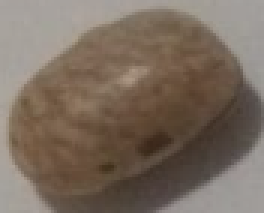
#> input picture recortados/amostra10_feijao_1.png, 88 x 71 px, found by its file name (shown 3 times larger); its folder holds only this picture in this run
$ jupyter execute --allow-errors classificacao_feijoes.ipynb
#> lines starting #> are read from the running program, lines starting #| are printed output that depends on the picture; after the words box and inside, x2 and y2 are one past the last pixel; in counts of white or black regions, pixels touching at a corner belong together
## Classificação de Imagens de Grãos de Feijão 🫘
#### O classificador tem as seguientes etapas
1ª Primeiro: realizamos o treinamento do modelo convolucional utilizando o TensorFlow, com o objetivo de distinguir entre feijões de qualidade normal (1) e estragados (0).

2ª Para avaliar a eficácia do modelo: utilizamos imagens contendo uma variedade de feijões. Empregamos técnicas de limiarização e identificação de contornos para individualizar cada feijão na imagem, sobre os quais aplicamos o modelo de classificação previamente treinado para determinar sua categoria.

##### Bibliotecas

[cell 1]
import os
import cv2
import numpy as np
import pandas as pd
import tensorflow as tf
from sklearn.model_selection import train_test_split

## Treinamento

- O código começa definindo o caminho para a pasta que contém as imagens a serem usadas no treinamento e o caminho para o arquivo xlsx que contém as classes associadas a cada imagem.

- A função carregar_imagens é definida para ler e redimensionar as imagens da pasta especificada. Ela itera sobre todos os arquivos na pasta, lê cada imagem usando OpenCV, redimensiona-as para o tamanho especificado e as armazena em um dicionário, onde as chaves são os nomes dos arquivos e os valores são as imagens redimensionadas.

- Concatenação das classes com as imagens, as rótulos de classe são lidos do arquivo xlsx e associados a cada imagem com base no nome do arquivo. As imagens e seus rótulos correspondentes são armazenados em duas listas separadas.

- O modelo é construído utilizando camadas convolucionais para extrair características das imagens, seguidas por camadas de pooling para reduzir a dimensionalidade e camadas densas para processar essas características.Após a construção do modelo, ele é compilado usando o otimizador 'adam', que é uma técnica de otimização popular para treinar redes neurais, a função de perda 'binary_crossentropy', escolhida devido ao problema de classificação binária, e a métrica de 'accuracy', que mede a precisão do modelo durante o treinamento.

- O treinamento do modelo é realizado utilizando o método fit, onde as imagens de treinamento e seus respectivos rótulos são fornecidos. O número de épocas é definido como 20, o que significa que o conjunto de dados completo será passado pela rede 20 vezes durante o treinamento. Durante este processo, o modelo ajusta seus pesos iterativamente para minimizar a função de perda, otimizando assim sua capacidade de realizar previsões precisas, por fim o modelo é salvo.

[cell 2]
# caminho para a pasta de imagens e o arquivo da planilha com as classes
pasta_imagens = r"C:\Users\sensix\Desktop\PESSOAL\PESSOAL\SCRIPTS\feijoes\classificacao_feijoes\recortados"
arquivo_planilha = r"C:\Users\sensix\Desktop\PESSOAL\PESSOAL\SCRIPTS\feijoes\classificacao_feijoes\nomes_das_imagens.xlsx"

# Função para carregar e redimensionar as imagens da pasta
def carregar_imagens(pasta, tamanho):
#> called with tamanho = (128, 128)
    imagens = {}
    for filename in os.listdir(pasta):
        img = cv2.imread(os.path.join(pasta, filename))
#> img is the input picture: shape (71, 88, 3); mean B, G, R 95.2, 108, 122.7
        if img is not None:
            img = cv2.resize(img, tamanho)
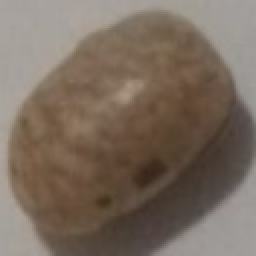
#> img: shape (128, 128, 3) (shown 2 times larger); mean B, G, R 95.1, 107.9, 122.6
            imagens[filename] = img
    return imagens

tamanho_imagem = (128, 128)

imagens_dict = carregar_imagens(pasta_imagens, tamanho_imagem)
#> imagens_dict = 1 item

# Converter as imagens para matrizes e normalização
imagens = np.array(list(imagens_dict.values())) / 255.0

# Concatenação das classes com as imagens
#> (the rest of this cell did not finish here and is left out)

## Segmentação da Imagem de Teste e Classificação

- A parte final do código inicia carregando uma imagem contendo múltiplos feijões convertendo para escala de cinza. Em seguida, aplica-se uma técnica de limiarização para destacar os feijões do fundo, seguida por uma operação morfológica de fechamento para suavizar as bordas dos objetos.

- Os contornos dos feijões são identificados e iterados. Para cada feijão, sua região é recortada e preparada para classificação. Após a previsão do modelo, retângulos são desenhados na imagem original, com cores distintas indicando a saúde do grão, saudáveis (verde) ou estragados (vermelho). Por fim, a imagem classificada é salva.

[cell 3]
# Carregar a imagem com vários feijões
imagem_original = cv2.imread(r"C:\Users\sensix\Desktop\PESSOAL\PESSOAL\SCRIPTS\feijoes\classificacao_feijoes\Amostra_normal.jpg")
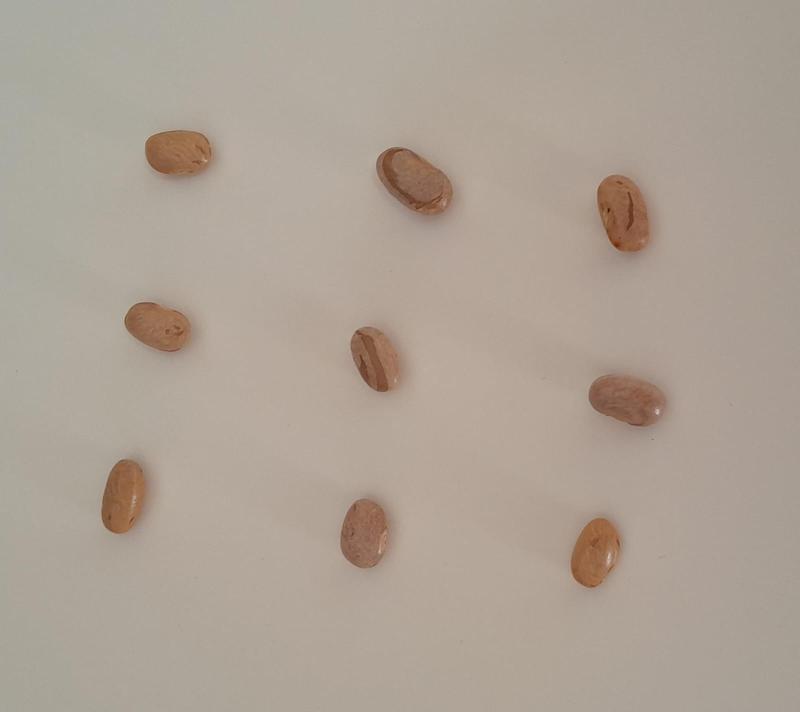
#> input picture Amostra_normal.jpg, 1600 x 1423 px, found by its file name (shown at 1/2 size)
#> imagem_original is the input picture: shape (1423, 1600, 3); mean B, G, R 149.3, 161.4, 173.6
imagem_gray = cv2.cvtColor(imagem_original, cv2.COLOR_BGR2GRAY)
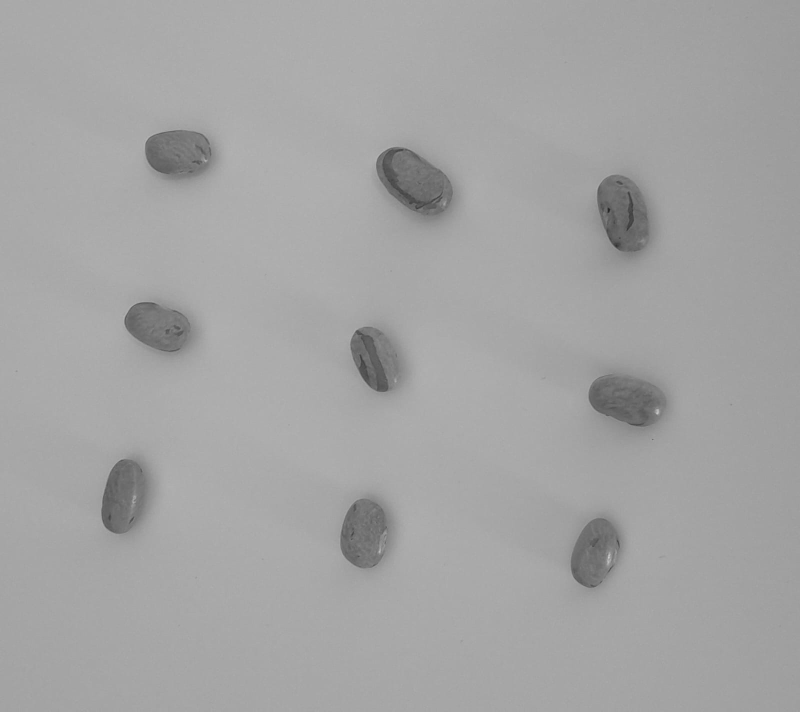
#> imagem_gray: shape (1423, 1600) (shown at 1/2 size); min 32, max 214, mean 163.7

# Limiarização da imagem
thresh = cv2.threshold(imagem_gray, 0, 255, cv2.THRESH_BINARY_INV + cv2.THRESH_OTSU)[1]
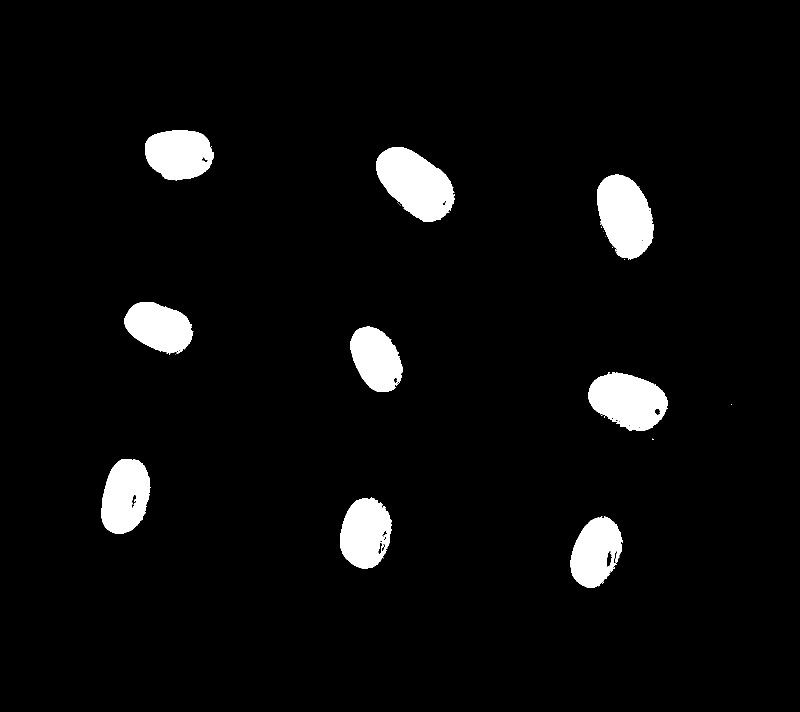
#> thresh: shape (1423, 1600) (shown at 1/2 size); 4.6% white; 37 white regions (28 under 20 px), largest, box (x1, y1, x2, y2) and area: (752, 294, 910, 444) 15271, (1194, 349, 1308, 520) 13935, (1177, 744, 1336, 862) 13127

# Aplicar operação morfológica de fechamento
kernel = np.ones((5,5), np.uint8)
imagem_abertura = cv2.morphologyEx(thresh, cv2.MORPH_CLOSE, kernel)
#> imagem_abertura: shape (1423, 1600); 4.7% white; 11 white regions (2 under 20 px)

# Encontrar contornos dos feijões
contornos, _ = cv2.findContours(imagem_abertura, cv2.RETR_EXTERNAL, cv2.CHAIN_APPROX_SIMPLE)
#> contornos = 11 contours, 2 with area under 20; largest, box (x1, y1, x2, y2) and area: (752, 294, 910, 444) 15174, (1194, 349, 1308, 520) 13876, (1177, 744, 1336, 862) 13182, (202, 918, 301, 1068) 11180, (680, 995, 784, 1137) 11118

# Iterar sobre os contornos
#> (the rest of this cell did not finish here and is left out)
